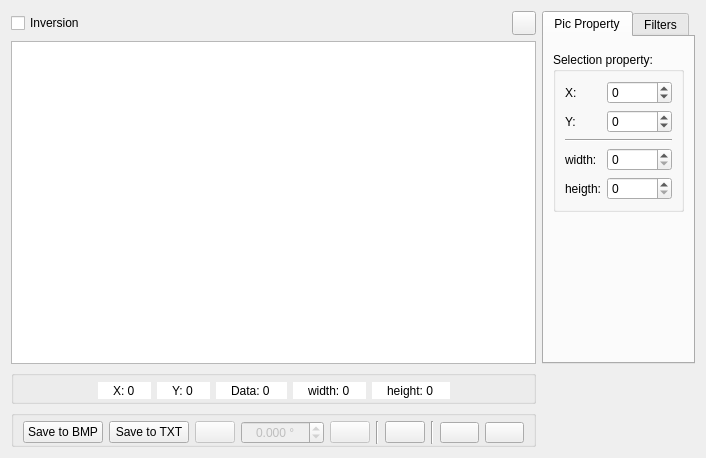
<?xml version="1.0" encoding="UTF-8"?>
<ui version="4.0">
 <class>Viewer</class>
 <widget class="QWidget" name="Viewer">
  <property name="geometry">
   <rect>
    <x>0</x>
    <y>0</y>
    <width>626</width>
    <height>458</height>
   </rect>
  </property>
  <property name="windowTitle">
   <string>Form</string>
  </property>
  <layout class="QGridLayout" name="gridLayout" columnstretch="1,0,0">
   <item row="0" column="0">
    <widget class="QCheckBox" name="inversion">
     <property name="toolTip">
      <string>negative of  image</string>
     </property>
     <property name="text">
      <string>Inversion</string>
     </property>
    </widget>
   </item>
   <item row="0" column="1">
    <widget class="QPushButton" name="button_settings">
     <property name="minimumSize">
      <size>
       <width>24</width>
       <height>24</height>
      </size>
     </property>
     <property name="maximumSize">
      <size>
       <width>24</width>
       <height>24</height>
      </size>
     </property>
     <property name="text">
      <string/>
     </property>
    </widget>
   </item>
   <item row="0" column="2" rowspan="2">
    <widget class="QTabWidget" name="tabWidgetRight">
     <property name="maximumSize">
      <size>
       <width>16777215</width>
       <height>16777215</height>
      </size>
     </property>
     <property name="tabPosition">
      <enum>QTabWidget::North</enum>
     </property>
     <property name="tabShape">
      <enum>QTabWidget::Rounded</enum>
     </property>
     <property name="currentIndex">
      <number>0</number>
     </property>
     <property name="movable">
      <bool>true</bool>
     </property>
     <widget class="QWidget" name="twrProperty">
      <attribute name="title">
       <string>Pic Property</string>
      </attribute>
      <layout class="QVBoxLayout" name="verticalLayout_5">
       <item>
        <widget class="ToolsPanel" name="edit_panel" native="true"/>
       </item>
       <item>
        <widget class="QGroupBox" name="data_panel_selection">
         <property name="enabled">
          <bool>true</bool>
         </property>
         <property name="title">
          <string>Selection property:</string>
         </property>
         <layout class="QGridLayout" name="gridLayout_2">
          <item row="0" column="1">
           <widget class="QSpinBox" name="x_selection">
            <property name="toolTip">
             <string>X cordinate of frame</string>
            </property>
            <property name="wrapping">
             <bool>false</bool>
            </property>
            <property name="readOnly">
             <bool>false</bool>
            </property>
            <property name="buttonSymbols">
             <enum>QAbstractSpinBox::UpDownArrows</enum>
            </property>
            <property name="specialValueText">
             <string/>
            </property>
            <property name="showGroupSeparator" stdset="0">
             <bool>false</bool>
            </property>
            <property name="suffix">
             <string/>
            </property>
            <property name="minimum">
             <number>-65535</number>
            </property>
            <property name="maximum">
             <number>65535</number>
            </property>
           </widget>
          </item>
          <item row="3" column="1">
           <widget class="QSpinBox" name="width_selection">
            <property name="toolTip">
             <string>width of frame</string>
            </property>
            <property name="frame">
             <bool>true</bool>
            </property>
            <property name="readOnly">
             <bool>false</bool>
            </property>
            <property name="minimum">
             <number>0</number>
            </property>
            <property name="maximum">
             <number>65535</number>
            </property>
            <property name="singleStep">
             <number>1</number>
            </property>
            <property name="value">
             <number>0</number>
            </property>
           </widget>
          </item>
          <item row="4" column="1">
           <widget class="QSpinBox" name="heigth_selection">
            <property name="toolTip">
             <string>height of frame</string>
            </property>
            <property name="readOnly">
             <bool>false</bool>
            </property>
            <property name="accelerated">
             <bool>false</bool>
            </property>
            <property name="showGroupSeparator" stdset="0">
             <bool>false</bool>
            </property>
            <property name="minimum">
             <number>0</number>
            </property>
            <property name="maximum">
             <number>65535</number>
            </property>
            <property name="singleStep">
             <number>1</number>
            </property>
            <property name="value">
             <number>0</number>
            </property>
           </widget>
          </item>
          <item row="1" column="0">
           <widget class="QLabel" name="label_9">
            <property name="text">
             <string>Y:</string>
            </property>
           </widget>
          </item>
          <item row="1" column="1">
           <widget class="QSpinBox" name="y_selection">
            <property name="toolTip">
             <string>Y cordinate of frame</string>
            </property>
            <property name="readOnly">
             <bool>false</bool>
            </property>
            <property name="minimum">
             <number>-65535</number>
            </property>
            <property name="maximum">
             <number>65535</number>
            </property>
           </widget>
          </item>
          <item row="2" column="0" colspan="2">
           <widget class="Line" name="line_3">
            <property name="orientation">
             <enum>Qt::Horizontal</enum>
            </property>
           </widget>
          </item>
          <item row="0" column="0">
           <widget class="QLabel" name="label_7">
            <property name="text">
             <string>X:</string>
            </property>
           </widget>
          </item>
          <item row="3" column="0">
           <widget class="QLabel" name="label_8">
            <property name="text">
             <string>width:</string>
            </property>
           </widget>
          </item>
          <item row="4" column="0">
           <widget class="QLabel" name="label_6">
            <property name="text">
             <string>heigth:</string>
            </property>
           </widget>
          </item>
         </layout>
        </widget>
       </item>
       <item>
        <spacer name="verticalSpacer_2">
         <property name="orientation">
          <enum>Qt::Vertical</enum>
         </property>
         <property name="sizeHint" stdset="0">
          <size>
           <width>20</width>
           <height>40</height>
          </size>
         </property>
        </spacer>
       </item>
      </layout>
     </widget>
     <widget class="QWidget" name="twrFilter">
      <attribute name="title">
       <string>Filters</string>
      </attribute>
      <layout class="QVBoxLayout" name="verticalLayout_6">
       <item>
        <widget class="ClogFilterPanel" name="clogFilterPanel" native="true"/>
       </item>
       <item>
        <spacer name="verticalSpacer">
         <property name="orientation">
          <enum>Qt::Vertical</enum>
         </property>
         <property name="sizeHint" stdset="0">
          <size>
           <width>116</width>
           <height>15</height>
          </size>
         </property>
        </spacer>
       </item>
      </layout>
     </widget>
    </widget>
   </item>
   <item row="2" column="0" colspan="2">
    <widget class="QGroupBox" name="data_panel">
     <property name="title">
      <string/>
     </property>
     <property name="flat">
      <bool>true</bool>
     </property>
     <layout class="QHBoxLayout" name="horizontalLayout_3">
      <property name="topMargin">
       <number>5</number>
      </property>
      <property name="bottomMargin">
       <number>0</number>
      </property>
      <item>
       <spacer name="horizontalSpacer_4">
        <property name="orientation">
         <enum>Qt::Horizontal</enum>
        </property>
        <property name="sizeHint" stdset="0">
         <size>
          <width>40</width>
          <height>20</height>
         </size>
        </property>
       </spacer>
      </item>
      <item>
       <widget class="QSpinBox" name="x">
        <property name="toolTip">
         <string>X mouse position</string>
        </property>
        <property name="wrapping">
         <bool>false</bool>
        </property>
        <property name="frame">
         <bool>false</bool>
        </property>
        <property name="alignment">
         <set>Qt::AlignCenter</set>
        </property>
        <property name="readOnly">
         <bool>true</bool>
        </property>
        <property name="buttonSymbols">
         <enum>QAbstractSpinBox::NoButtons</enum>
        </property>
        <property name="prefix">
         <string>X: </string>
        </property>
        <property name="minimum">
         <number>0</number>
        </property>
        <property name="maximum">
         <number>65535</number>
        </property>
        <property name="value">
         <number>0</number>
        </property>
       </widget>
      </item>
      <item>
       <widget class="QSpinBox" name="y">
        <property name="toolTip">
         <string>Y mouse position</string>
        </property>
        <property name="wrapping">
         <bool>false</bool>
        </property>
        <property name="frame">
         <bool>false</bool>
        </property>
        <property name="alignment">
         <set>Qt::AlignCenter</set>
        </property>
        <property name="readOnly">
         <bool>true</bool>
        </property>
        <property name="buttonSymbols">
         <enum>QAbstractSpinBox::NoButtons</enum>
        </property>
        <property name="prefix">
         <string>Y: </string>
        </property>
        <property name="minimum">
         <number>0</number>
        </property>
        <property name="maximum">
         <number>65535</number>
        </property>
       </widget>
      </item>
      <item>
       <widget class="QSpinBox" name="data">
        <property name="toolTip">
         <string>Data in &quot;pixel&quot;</string>
        </property>
        <property name="frame">
         <bool>false</bool>
        </property>
        <property name="alignment">
         <set>Qt::AlignCenter</set>
        </property>
        <property name="readOnly">
         <bool>true</bool>
        </property>
        <property name="buttonSymbols">
         <enum>QAbstractSpinBox::NoButtons</enum>
        </property>
        <property name="prefix">
         <string>Data: </string>
        </property>
        <property name="minimum">
         <number>0</number>
        </property>
        <property name="maximum">
         <number>65535</number>
        </property>
       </widget>
      </item>
      <item>
       <widget class="QSpinBox" name="width">
        <property name="toolTip">
         <string>width of picture</string>
        </property>
        <property name="wrapping">
         <bool>true</bool>
        </property>
        <property name="frame">
         <bool>false</bool>
        </property>
        <property name="alignment">
         <set>Qt::AlignCenter</set>
        </property>
        <property name="readOnly">
         <bool>true</bool>
        </property>
        <property name="buttonSymbols">
         <enum>QAbstractSpinBox::NoButtons</enum>
        </property>
        <property name="prefix">
         <string>width: </string>
        </property>
        <property name="minimum">
         <number>0</number>
        </property>
        <property name="maximum">
         <number>65535</number>
        </property>
       </widget>
      </item>
      <item>
       <widget class="QSpinBox" name="heigth">
        <property name="toolTip">
         <string>height of picture</string>
        </property>
        <property name="frame">
         <bool>false</bool>
        </property>
        <property name="alignment">
         <set>Qt::AlignCenter</set>
        </property>
        <property name="readOnly">
         <bool>true</bool>
        </property>
        <property name="buttonSymbols">
         <enum>QAbstractSpinBox::NoButtons</enum>
        </property>
        <property name="showGroupSeparator" stdset="0">
         <bool>false</bool>
        </property>
        <property name="prefix">
         <string>height: </string>
        </property>
        <property name="maximum">
         <number>65535</number>
        </property>
       </widget>
      </item>
      <item>
       <spacer name="horizontalSpacer_3">
        <property name="orientation">
         <enum>Qt::Horizontal</enum>
        </property>
        <property name="sizeHint" stdset="0">
         <size>
          <width>40</width>
          <height>20</height>
         </size>
        </property>
       </spacer>
      </item>
     </layout>
    </widget>
   </item>
   <item row="3" column="0" colspan="2">
    <widget class="QGroupBox" name="button_panel">
     <property name="enabled">
      <bool>true</bool>
     </property>
     <property name="title">
      <string/>
     </property>
     <property name="alignment">
      <set>Qt::AlignCenter</set>
     </property>
     <property name="flat">
      <bool>true</bool>
     </property>
     <property name="checkable">
      <bool>false</bool>
     </property>
     <layout class="QHBoxLayout" name="horizontalLayout">
      <property name="topMargin">
       <number>5</number>
      </property>
      <property name="bottomMargin">
       <number>0</number>
      </property>
      <item>
       <widget class="QPushButton" name="save_bmp">
        <property name="enabled">
         <bool>true</bool>
        </property>
        <property name="toolTip">
         <string>save picture to BMP file</string>
        </property>
        <property name="text">
         <string>Save to BMP</string>
        </property>
       </widget>
      </item>
      <item>
       <widget class="QPushButton" name="save_txt">
        <property name="enabled">
         <bool>true</bool>
        </property>
        <property name="toolTip">
         <string>save picture to TXT file</string>
        </property>
        <property name="text">
         <string>Save to TXT</string>
        </property>
       </widget>
      </item>
      <item>
       <spacer name="horizontalSpacer">
        <property name="orientation">
         <enum>Qt::Horizontal</enum>
        </property>
        <property name="sizeHint" stdset="0">
         <size>
          <width>40</width>
          <height>20</height>
         </size>
        </property>
       </spacer>
      </item>
      <item>
       <widget class="QPushButton" name="rotate_plus">
        <property name="enabled">
         <bool>false</bool>
        </property>
        <property name="toolTip">
         <string>+90º</string>
        </property>
        <property name="text">
         <string/>
        </property>
        <property name="icon">
         <iconset resource="../img.qrc">
          <normaloff>:/rotate_plus</normaloff>:/rotate_plus</iconset>
        </property>
       </widget>
      </item>
      <item>
       <widget class="QDoubleSpinBox" name="angle">
        <property name="enabled">
         <bool>false</bool>
        </property>
        <property name="wrapping">
         <bool>false</bool>
        </property>
        <property name="frame">
         <bool>true</bool>
        </property>
        <property name="alignment">
         <set>Qt::AlignCenter</set>
        </property>
        <property name="specialValueText">
         <string/>
        </property>
        <property name="suffix">
         <string> °</string>
        </property>
        <property name="decimals">
         <number>3</number>
        </property>
        <property name="minimum">
         <double>-360.000000000000000</double>
        </property>
        <property name="maximum">
         <double>360.000000000000000</double>
        </property>
        <property name="singleStep">
         <double>0.100000000000000</double>
        </property>
       </widget>
      </item>
      <item>
       <widget class="QPushButton" name="rotate_minus">
        <property name="enabled">
         <bool>false</bool>
        </property>
        <property name="toolTip">
         <string>-90º</string>
        </property>
        <property name="text">
         <string/>
        </property>
        <property name="icon">
         <iconset resource="../img.qrc">
          <normaloff>:/rotate_minus</normaloff>:/rotate_minus</iconset>
        </property>
       </widget>
      </item>
      <item>
       <widget class="Line" name="line_4">
        <property name="orientation">
         <enum>Qt::Vertical</enum>
        </property>
       </widget>
      </item>
      <item>
       <widget class="QPushButton" name="reset_transform">
        <property name="enabled">
         <bool>true</bool>
        </property>
        <property name="toolTip">
         <string>reset transformation</string>
        </property>
        <property name="text">
         <string/>
        </property>
        <property name="icon">
         <iconset resource="../img.qrc">
          <normaloff>:/reset</normaloff>:/reset</iconset>
        </property>
       </widget>
      </item>
      <item>
       <widget class="Line" name="line_2">
        <property name="orientation">
         <enum>Qt::Vertical</enum>
        </property>
       </widget>
      </item>
      <item>
       <widget class="QPushButton" name="scaled_plus">
        <property name="enabled">
         <bool>true</bool>
        </property>
        <property name="font">
         <font>
          <pointsize>8</pointsize>
          <weight>50</weight>
          <bold>false</bold>
         </font>
        </property>
        <property name="toolTip">
         <string>scale +1.1</string>
        </property>
        <property name="text">
         <string/>
        </property>
        <property name="icon">
         <iconset resource="../img.qrc">
          <normaloff>:/plus</normaloff>:/plus</iconset>
        </property>
       </widget>
      </item>
      <item>
       <widget class="QPushButton" name="scaled_minus">
        <property name="enabled">
         <bool>true</bool>
        </property>
        <property name="font">
         <font>
          <pointsize>8</pointsize>
         </font>
        </property>
        <property name="toolTip">
         <string>scale -1.1</string>
        </property>
        <property name="text">
         <string/>
        </property>
        <property name="icon">
         <iconset resource="../img.qrc">
          <normaloff>:/minus</normaloff>:/minus</iconset>
        </property>
       </widget>
      </item>
      <item>
       <spacer name="horizontalSpacer_2">
        <property name="orientation">
         <enum>Qt::Horizontal</enum>
        </property>
        <property name="sizeHint" stdset="0">
         <size>
          <width>40</width>
          <height>20</height>
         </size>
        </property>
       </spacer>
      </item>
     </layout>
    </widget>
   </item>
   <item row="1" column="0" colspan="2">
    <widget class="QGraphicsView" name="graphicsView">
     <property name="frameShape">
      <enum>QFrame::StyledPanel</enum>
     </property>
     <property name="frameShadow">
      <enum>QFrame::Sunken</enum>
     </property>
     <property name="midLineWidth">
      <number>0</number>
     </property>
     <property name="backgroundBrush">
      <brush brushstyle="SolidPattern">
       <color alpha="255">
        <red>200</red>
        <green>200</green>
        <blue>200</blue>
       </color>
      </brush>
     </property>
     <property name="foregroundBrush">
      <brush brushstyle="NoBrush">
       <color alpha="255">
        <red>0</red>
        <green>0</green>
        <blue>0</blue>
       </color>
      </brush>
     </property>
     <property name="interactive">
      <bool>true</bool>
     </property>
     <property name="sceneRect">
      <rectf>
       <x>0.000000000000000</x>
       <y>0.000000000000000</y>
       <width>0.000000000000000</width>
       <height>0.000000000000000</height>
      </rectf>
     </property>
     <property name="renderHints">
      <set>QPainter::Antialiasing|QPainter::HighQualityAntialiasing|QPainter::SmoothPixmapTransform|QPainter::TextAntialiasing</set>
     </property>
     <property name="cacheMode">
      <set>QGraphicsView::CacheNone</set>
     </property>
     <property name="transformationAnchor">
      <enum>QGraphicsView::AnchorUnderMouse</enum>
     </property>
     <property name="resizeAnchor">
      <enum>QGraphicsView::AnchorUnderMouse</enum>
     </property>
     <property name="viewportUpdateMode">
      <enum>QGraphicsView::FullViewportUpdate</enum>
     </property>
     <property name="rubberBandSelectionMode">
      <enum>Qt::IntersectsItemShape</enum>
     </property>
    </widget>
   </item>
  </layout>
 </widget>
 <customwidgets>
  <customwidget>
   <class>ClogFilterPanel</class>
   <extends>QWidget</extends>
   <header>../WTF_Viewer/viewer/clogfilterpanel.h</header>
   <container>1</container>
  </customwidget>
  <customwidget>
   <class>ToolsPanel</class>
   <extends>QWidget</extends>
   <header>../WTF_Viewer/viewer/toolspanel.h</header>
   <container>1</container>
  </customwidget>
 </customwidgets>
 <resources>
  <include location="../img.qrc"/>
 </resources>
 <connections/>
</ui>
